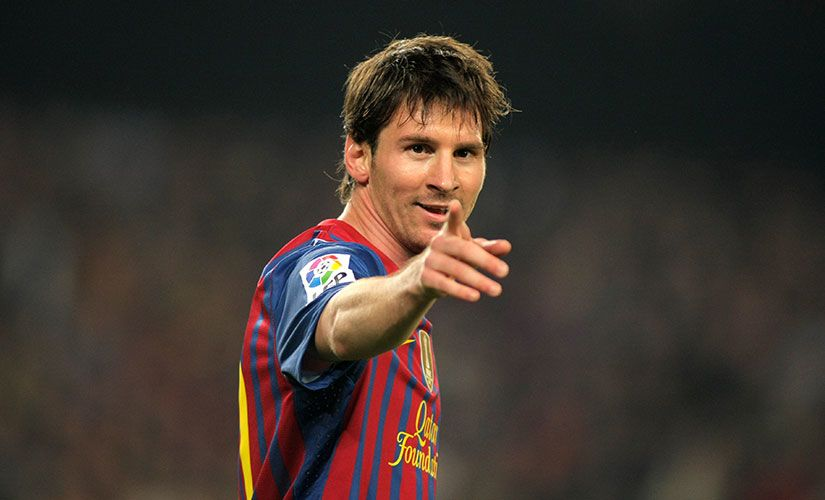
#> input picture Notlar-2 - Resim Özellikleri/messi.jpg, 825 x 500 px
$ python 'Resim Özellikleri.py'
#> lines starting #> are read from the running program, lines starting #| are printed output that depends on the picture; after the words box and inside, x2 and y2 are one past the last pixel; in counts of white or black regions, pixels touching at a corner belong together
import cv2
import numpy as np

ressim=cv2.imread("messi.jpg")
#> ressim is the input picture: shape (500, 825, 3); mean B, G, R 46.2, 52.4, 62.5

print(str(ressim.item(100,100,1))) #.item komutunu kullanarak 100e 100lük kısmındaki yeşil piksellerin kaç tane olduğunu sorguluyoruz 0=mavi 1=yeşil 2=kırmızı
#| 27
ressim.itemset((100,100,2),255) #.itemset komutu ile resimin 100e 100lük kısmındaki kırmızı olan bölümlerin koyuluğunu fulledik yani 255e çıkardık
#> ressim: shape (500, 825, 3); under 0.01% of pixels changed, all inside (x1, y1, x2, y2) = (100, 100, 101, 101)

print(str(ressim.shape)) #resimin boyutunu kaça kaç olduğunu ve kaç renkden oluştuğunu gösterir
#| (500, 825, 3)

print(str(ressim.size)) #resimin kaç pixel olduğunun bilgisini bu şekilde alabiliyoruz
#| 1237500

print(ressim.dtype)#iki resimi aynı anda gösterirken veya iki resmin birkaç verisini toplarken veri tiplerinin aynı olmasına dikkat etmeliyiz
#| uint8

ROI=ressim[50:200,300:500] #resimin kesiceğimiz bölmesinin +y -y ve +x -x olarak konum bilgisini değişkenimize atadık
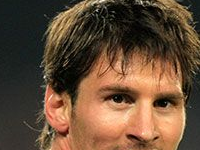
#> ROI: shape (150, 200, 3); mean B, G, R 55.4, 76.6, 102.2

ressim[50:200,200:400]=ROI #şimdi ise kestiğimiz bölgeyi ressim değişkeninin istediğimiz yerine yapıştırdık
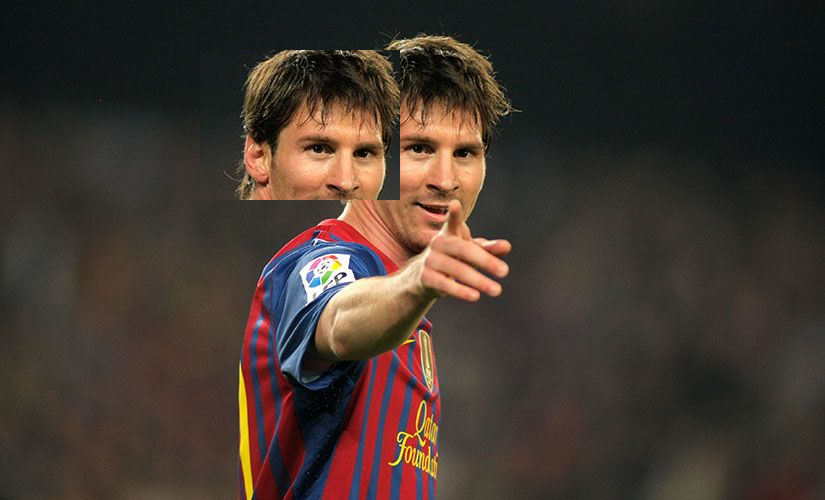
#> ressim: shape (500, 825, 3); mean B, G, R 47.2, 54.2, 65.7

cv2.imshow("kesilmiş bölüm",ROI) #ve şimdii ekrana yansıtıyoruz
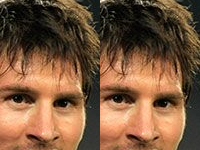
#> window 'kesilmiş bölüm': shape (150, 200, 3); mean B, G, R 61.9, 88.7, 123

ressim[:,:,0]=0 #burada resmin 0 yani mavi bölümlerinin tonunu sıfırlıyoruz.
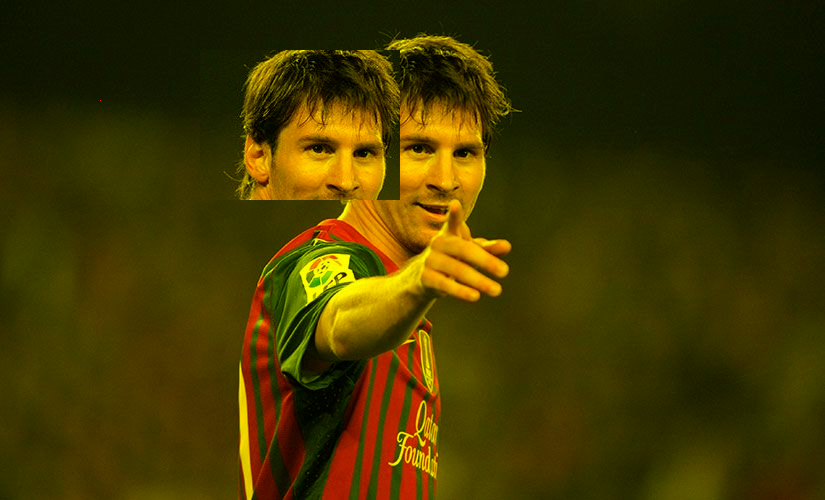
#> ressim: shape (500, 825, 3); mean B, G, R 0, 54.2, 65.7


cv2.imshow("messi",ressim)
cv2.waitKey(0)
cv2.destroyAllWindows()
